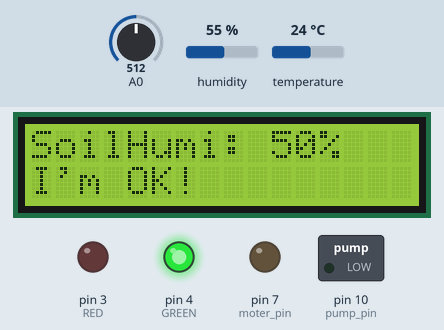
A sketch run on a simulated Arduino Uno, built with avr-gcc and run on an emulated ATmega328P. On the bench: 16×2 character LCD, switched loads named in the sketch (green lamp = pin HIGH), output pins drawn as LEDs (lit = HIGH). The test bench sets the inputs (shaded band); at power-on: A0 = 512, humidity 55 %, temperature 24 °C. What the sketch prints to the serial monitor is not drawn.

Above: at 1.2 s.
1.3 s: A0 set to 650
At 3.8 s:
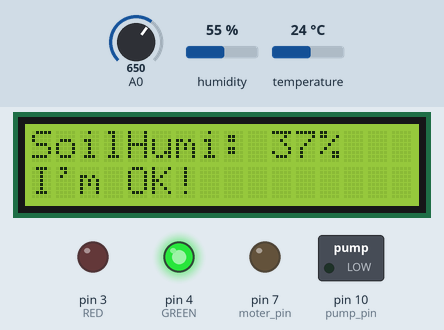
7.4 s: A0 set to 682
At 10.2 s:
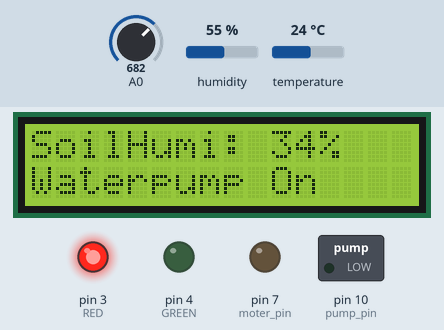
12.5 s: humidity set to 22 %
15.9 s: temperature set to 12 °C
At 18.8 s:
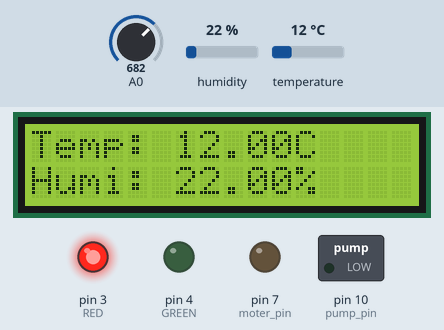
Timing chart, 0 to 20.4 s (numbered marks = the images above; inputs shaded):
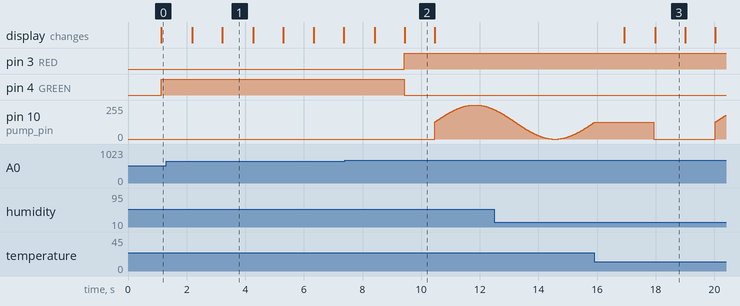

The sketch:

tnh_soil_waterpump_2.ino
```cpp
#include <Wire.h>
#include <hd44780.h>
#include <hd44780ioClass/hd44780_I2Cexp.h>
#include <DHT11.h>

hd44780_I2Cexp lcd;
int pin=2;
int pump_pin=10;
int moter_pin=7;
int water_volume=100;
DHT11 dht11(pin);

#define RED 3
#define GREEN 4

void setup() {
  // put your setup code here, to run once:
  lcd.begin(16,2);
  Serial.begin(9600);
  pinMode(RED,OUTPUT);
  pinMode(GREEN, OUTPUT);
  pinMode(pump_pin, OUTPUT);
  pinMode(moter_pin,OUTPUT);
  analogWrite(pump_pin,LOW);  // Waterpump off
}

void loop() {
  // put your main code here, to run repeatedly:
  int humidity = map(analogRead(A0), 0, 1023, 100, 0);
  int err;
  float temp_dht11, humi_dht11;
  analogWrite(pump_pin,LOW);
  lcd.clear();
  if((err=dht11.read(humi_dht11, temp_dht11))==0)
  {
    lcd.setCursor(0,0);
    lcd.print("Temp: ");
    lcd.print(temp_dht11);
    lcd.print("C");
    lcd.setCursor(0,1);
    lcd.print("Humi: ");
    lcd.print(humi_dht11);
    lcd.print("%");

    Serial.print("temp: ");
    Serial.print(temp_dht11);
    Serial.print("humi: ");
    Serial.print(humi_dht11);
    Serial.println();

  }
  delay(1000); // Refresh
  lcd.clear();

  // Soil humi
    lcd.setCursor(0, 0);
    lcd.print("SoilHumi: ");
    lcd.print(humidity);
    lcd.print("%");


    if(humidity>35)
    {
        lcd.setCursor(0,1);
        analogWrite(pump_pin, LOW);
        doNothing();
        digitalWrite(GREEN, HIGH);
        digitalWrite(RED, LOW);
        lcd.print("I'm OK!");
    }
    else
    {
        lcd.setCursor(0,1);
        digitalWrite(GREEN, LOW);
        digitalWrite(RED, HIGH);
        lcd.print("Waterpump On");
        delay(1000);
        lcd.clear();

        lcd.setCursor(0,0);
        lcd.print("Watering");
        lcd.setCursor(0,1);
        lcd.print("MaxLev: ");
        lcd.print(water_volume);
        water();
        /*
        analogWrite(pump_pin,HIGH);
        delay(water_volume);
        analogWrite(pump_pin, LOW);
        */
        delay(1000);

        lcd.clear();
        lcd.setCursor(0,0);
        lcd.print("Waterpump Off");


    }

  delay(1000);

}

void water() {
  for(int i = 0; i<360; i++){
    float rad = DEG_TO_RAD * i;
    int sinOut = constrain((sin(rad) * 128) + 128, 0, 255);
    analogWrite(pump_pin, sinOut);
    delay(15);
  }
}
void doNothing() {}
```

Measured:
- the behaviour switches between 664 and 665 on A0 (found by bisection; images 1 and 2)
- after the input at 1.3 s, the display: first differs from a run without the input after 1.9 s (image 1)
- after the input at 7.4 s, pin 3 (RED): LOW → HIGH after 2.0 s; pin 4 (GREEN): HIGH → LOW after 2.0 s; pin 10 (pump_pin): rises from 0/255 to 255/255 in 1.3 s, then falls to 220/255 in 0.77 s; the display: first differs from a run without the input after 2.0 s (image 2)
- what the display in image 1 shows lasts 1.1 s, from 3.2 s to 4.3 s
- what the display in image 2 shows lasts 1.1 s, from 9.4 s to 10.5 s
